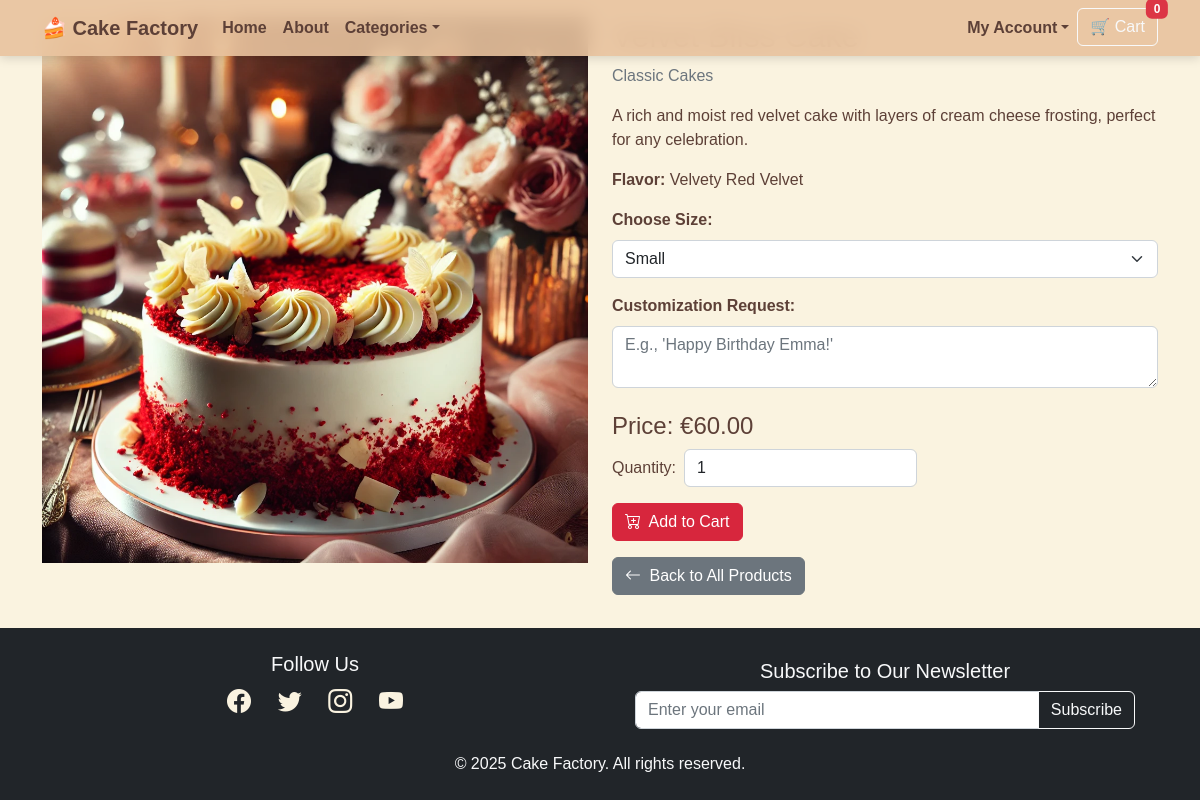
The page /products/1/ on the database its author committed.
### products/models.py (models this page shows, shortened)
class Product(models.Model):
    name = models.CharField(max_length=255, unique=True)
    slug = models.SlugField(unique=True, blank=True)
    description = models.TextField(blank=True)
    price = models.DecimalField(max_digits=10, decimal_places=2)
    category = models.ForeignKey(
        Category, on_delete=models.SET_NULL,
        null=True, blank=True, related_name="products"
    )
    flavor = models.ForeignKey(
        Flavor, on_delete=models.SET_NULL,
        null=True, blank=True, related_name="products"
    )
    sizes = models.ManyToManyField(
        Size, blank=True, related_name="products"
    )
    image = models.ImageField(upload_to="product_images/", blank=True, null=True)
    allergen_info = models.TextField(blank=True, help_text="E.g., Contains nuts, gluten-free")
    available = models.BooleanField(default=True) # If needed deactivate.
    created_at = models.DateTimeField(auto_now_add=True)

class Category(models.Model):
    name = models.CharField(max_length=100, unique=True)
    slug = models.SlugField(unique=True, blank=True)

class Flavor(models.Model):
    name = models.CharField(max_length=100, unique=True)
    slug = models.SlugField(unique=True, blank=True)

### products/views.py (the view)
# urls.py: path('<int:pk>/', ProductDetailView.as_view(), name='product_detail'),
class ProductDetailView(DetailView):
    model = Product
    template_name = 'products/product_detail.html'

### orders/context_processors.py (called while the page is built)
def cart_context(request):
    cart_items = 0
    cart_total_price = 0.0
    if request.user.is_authenticated:
        cart_items_qs = CartItem.objects.filter(user=request.user)
        cart_items = sum(item.quantity for item in cart_items_qs)
        cart_total_price = sum(item.line_total for item in cart_items_qs)
    else:
        session_cart = request.session.get("cart", {})
        cart_items = sum(item["quantity"] for item in session_cart.values())
        cart_total_price = sum(float(item["price"]) * int(item["quantity"]) for item in session_cart.values())
    return {"cart_items": cart_items, "cart_total_price": cart_total_price}

### products/context_processors.py (called while the page is built)
def categories_context(request):
    return {
        'categories': Category.objects.all()
    }

### products/templates/products/product_detail.html (shortened to what this page needs)
{% extends "base.html" %}
{% load static %}
{% block content %}
<div class="row">
    <div class="col-md-6 mb-3">
        {% if product.image %}
            <img src="{{ product.image.url }}" class="img-fluid" alt="{{ product.name }}">
        {% else %}
            <img src="https://via.placeholder.com/600x400?text=No+Image" class="img-fluid" alt="No Image">
        {% endif %}
    </div>
    <div class="col-md-6 mb-3">
        <h2>{{ product.name }}</h2>
        {% if product.category %}
            <p class="text-muted">{{ product.category.name }}</p>
        {% else %}
            <p class="text-muted">No Category</p>
        {% endif %}
        <p>{{ product.description }}</p>
        {% if product.flavor %}
            <p><strong>Flavor:</strong> {{ product.flavor.name }}</p>
        {% endif %}
        <form method="POST" action="{% url 'cart_add' product.id %}">
            {% if product.sizes.all %}
                <div class="mb-3">
                    <label for="size" class="form-label"><strong>Choose Size:</strong></label>
                    <select name="size" id="size" class="form-select">
                        {% for size in product.sizes.all %}
                            <option value="{{ size.id }}" data-size-name="{{ size.name }}">{{ size.name }}</option>
                        {% endfor %}
                    </select>
                </div>
            {% endif %}
            <div class="mb-3">
                <label for="customization" class="form-label"><strong>Customization Request:</strong></label>
                <textarea name="customization" id="customization" class="form-control" placeholder="E.g., 'Happy Birthday Emma!'"></textarea>
            </div>
            <h4 class="mt-4">Price: <span id="product-price" data-base-price="{{ product.price }}">€{{ product.price }}</span></h4>
            <div class="d-flex align-items-center mb-3">
                <label for="quantity" class="me-2 mb-0">Quantity:</label>
                <input type="number" name="quantity" id="quantity" value="1" min="1" class="form-control w-auto">
            </div>
            <button type="submit" class="btn btn-primary">
                <i class="bi bi-cart-plus me-1"></i> Add to Cart
            </button>
        </form>
        <a href="{% url 'product_list' %}" class="btn btn-secondary mt-3">
            <i class="bi bi-arrow-left me-1"></i> Back to All Products
        </a>
    </div>
</div>
{% endblock %}

### static/css/styles.css (style rules this page uses)
html, body { height: 100%; display: flex; flex-direction: column; }
body { background-color: #FAF3E0; font-family: 'Poppins', sans-serif; color: #5D4037; }
.btn-primary { background-color: #D7263D; border-color: #D7263D; }

### rows shown on the page
Product: image (picture), category.name "Classic Cakes", description "A rich and moist red velvet cake with layers of cream cheese frosting, perfect for any celebration.", flavor.name "Velvety Red Velvet", price "60.00"

### other values the page prints
{{ cart_items|default:0 }} "0"
form field size "Small"
